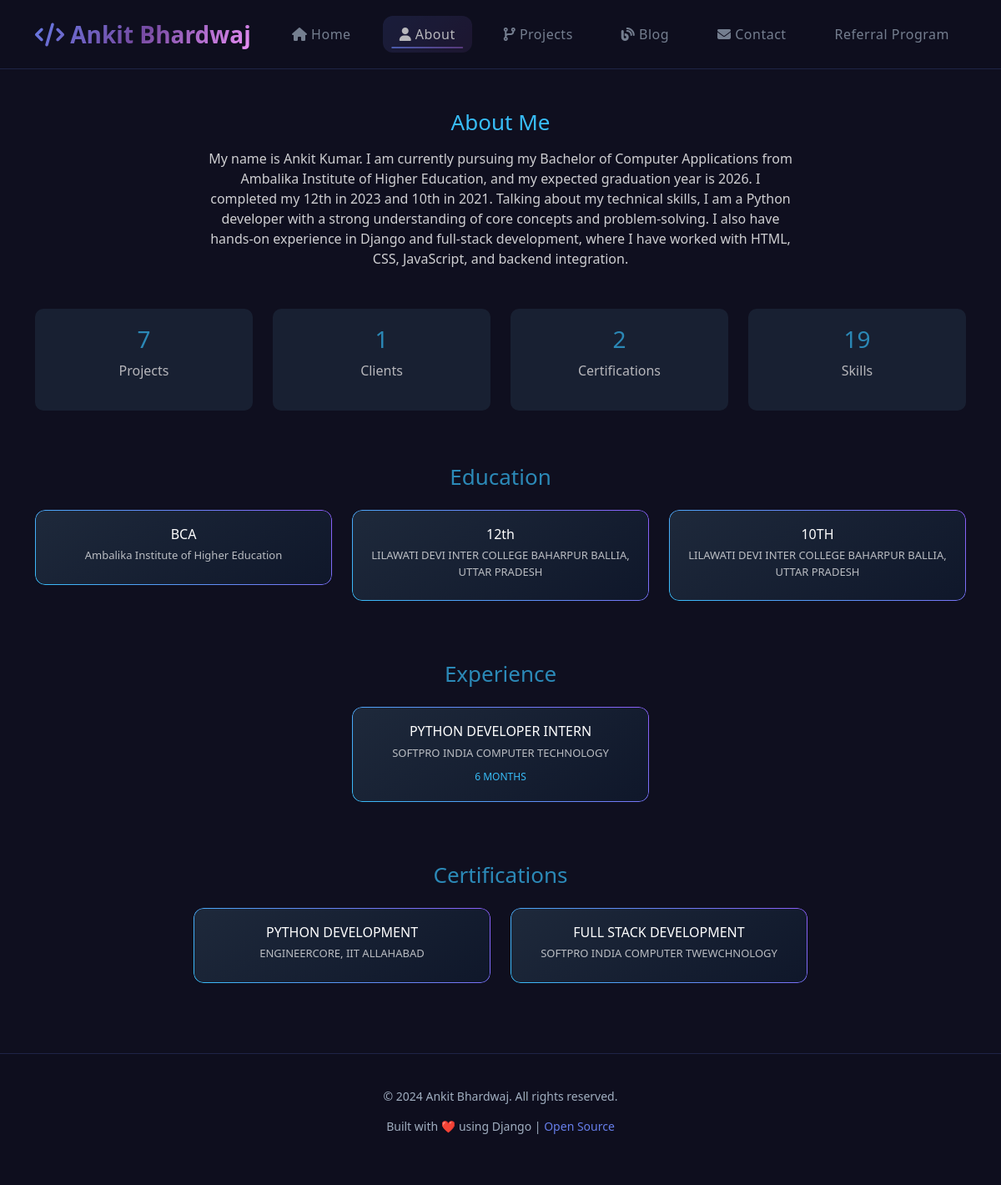
The page /about/ on the database its author committed.
### apps/my_portfolio/models.py (models this page shows, shortened)
class Profile(models.Model):
    name = models.CharField(max_length=100)
    tagline = models.CharField(max_length=200)
    bio = models.TextField()
    image = CloudinaryField('image')
    resume = CloudinaryField('resume', resource_type='raw')

class Education(models.Model):
    degree = models.CharField(max_length=200)
    institute = models.CharField(max_length=200)
    duration = models.CharField(max_length=50)
    created_at = models.DateTimeField(auto_now_add=True)

class Experience(models.Model):
    role = models.CharField(max_length=200)
    company = models.CharField(max_length=200)
    duration = models.CharField(max_length=100)
    created_at = models.DateTimeField(auto_now_add=True)

class Certification(models.Model):
    title = models.CharField(max_length=200)
    issuer = models.CharField(max_length=200)
    created_at = models.DateTimeField(auto_now_add=True)

### apps/my_portfolio/views.py (the view)
# urls.py: path('about/', about, name='about'),
def about(request):
    profile = Profile.objects.first()
    skills = Skill.objects.all()
    education = Education.objects.all()
    experience = Experience.objects.all()
    certifications = Certification.objects.all()
    clients = Client.objects.all()
    projects = Project.objects.all()
    return render(request, 'about.html', {
        'profile': profile,
        'skills': skills,
        'education': education,
        'experience': experience,
        'certifications': certifications,
        'clients': clients,
        'projects': projects
    })

### templates/about.html (shortened to what this page needs)
{% extends 'base.html' %}
{% block content %}
<div class="container mt-5">
    <div class="text-center mb-5" data-aos="fade-up">
        <h2 class="section-title">About Me</h2>
        <p class="about-text mt-3">
            {{ profile.bio }}
        </p>
    </div>
    <div class="row text-center mb-5">
        <div class="col-md-3 col-6 mb-3" data-aos="zoom-in">
            <div class="stat-card">
                <h3>{{ projects.count }}</h3>
                <p>Projects</p>
            </div>
        </div>
        <div class="col-md-3 col-6 mb-3" data-aos="zoom-in">
            <div class="stat-card">
                <h3>{{ clients.count }}</h3>
                <p>Clients</p>
            </div>
        </div>
        <div class="col-md-3 col-6 mb-3" data-aos="zoom-in">
            <div class="stat-card">
                <h3>{{ certifications.count }}</h3>
                <p>Certifications</p>
            </div>
        </div>
        <div class="col-md-3 col-6 mb-3" data-aos="zoom-in">
            <div class="stat-card">
                <h3>{{ skills.count }}</h3>
                <p>Skills</p>
            </div>
        </div>
    </div>
    <h3 class="section-title text-center mb-4">Education</h3>
    <div class="row justify-content-center">
        {% for edu in education %}
        <div class="col-md-4 mb-4" data-aos="fade-up">
            <div class="modern-card">
                <h5>{{ edu.degree }}</h5>
                <p>{{ edu.institute }}</p>
            </div>
        </div>
        {% endfor %}
    </div>
    <h3 class="section-title text-center mb-4 mt-5">Experience</h3>
    <div class="row justify-content-center">
        {% for exp in experience %}
        <div class="col-md-4 mb-4" data-aos="fade-up">
            <div class="modern-card">
                <h5>{{ exp.role }}</h5>
                <p>{{ exp.company }}</p>
                <span>{{ exp.duration }}</span>
            </div>
        </div>
        {% endfor %}
    </div>
    <h3 class="section-title text-center mb-4 mt-5">Certifications</h3>
    <div class="row justify-content-center">
        {% for cert in certifications %}
        <div class="col-md-4 mb-4" data-aos="fade-up">
            <div class="modern-card">
                <h5>{{ cert.title }}</h5>
                <p>{{ cert.issuer }}</p>
            </div>
        </div>
        {% endfor %}
    </div>
</div>
{% endblock %}

### templates/base.html (shortened to what this page needs)
{% load static %}
<!DOCTYPE html>
<html lang="en">
<head>
    <link href="https://cdn.jsdelivr.net/npm/bootstrap@5.3.0/dist/css/bootstrap.min.css" rel="stylesheet">
    <link href="https://unpkg.com/aos@2.3.4/dist/aos.css" rel="stylesheet">
    <link rel="stylesheet" href="https://cdnjs.cloudflare.com/ajax/libs/font-awesome/6.5.0/css/all.min.css">
    <link rel="stylesheet" href="https://cdn.jsdelivr.net/npm/@splidejs/splide@4/dist/css/splide.min.css">
    <link rel="stylesheet" href="{% static 'css/style.css' %}">
</head>
<body>
<nav class="navbar navbar-expand-lg custom-nav">
    <div class="container">
        <a class="navbar-brand fw-bold" href="/">
            <i class="fas fa-code"></i> {{ profile.name }}
        </a>
        <div class="collapse navbar-collapse" id="navMenu">
            <ul class="navbar-nav ms-auto text-center">
                <li class="nav-item">
                    <a href="/" class="nav-link">
                        <i class="fas fa-home"></i> Home
                    </a>
                </li>
                <li class="nav-item">
                    <a href="/about/" class="nav-link">
                        <i class="fas fa-user"></i> About
                    </a>
                </li>
                <li class="nav-item">
                    <a href="/projects/" class="nav-link">
                        <i class="fas fa-code-branch"></i> Projects
                    </a>
                </li>
                <li class="nav-item">
                    <a href="/blog/" class="nav-link">
                        <i class="fas fa-blog"></i> Blog
                    </a>
                </li>
                <li class="nav-item">
                    <a href="/contact/" class="nav-link">
                        <i class="fas fa-envelope"></i> Contact
                    </a>
                </li>
                <li class="nav-item">
    <a class="nav-link" href="{% url 'referral' %}">
        Referral Program
    </a>
</li>
            </ul>
        </div>
    </div>
</nav>
<main class="main-content">
    {% block content %}{% endblock %}
</main>
<footer class="footer">
    <div class="container">
        <div class="footer-content">
            <div class="footer-text">
                &copy; 2024 {{ profile.name }}. All rights reserved.
            </div>
            <div class="footer-text">
                Built with <span class="heart">❤️</span> using Django |
                <a href="https://github.com" target="_blank">Open Source</a>
            </div>
        </div>
    </div>
</footer>
</body>
</html>

### static/css/style.css (style rules this page uses)
:root { --bg-color: #0f172a; --card-color: #1e293b; --primary: #38bdf8; --text: #ffffff; }
body { overflow-x: hidden; }
body { background-color: var(--bg-color); color: var(--text); font-size: 16px; }
.custom-nav { background-color: #020617; padding: 12px; }
.nav-link { color: white !important; margin-left: 10px; }
.section-title { font-size: 28px; color: var(--primary); }
.text-center { font-size: 16px; opacity: 0.7; }
.modern-card { background: linear-gradient(145deg, #1e293b, #0f172a); padding: 20px; border-radius: 12px; text-align: center; transition: 0.3s; position: relative; overflow: hidden; }
.modern-card h5 { font-size: 16px; margin-bottom: 6px; color: white; }
.modern-card p { font-size: 13px; opacity: 0.7; margin-bottom: 5px; }
.modern-card span { font-size: 12px; color: #38bdf8; }
.modern-card::before { content: ''; position: absolute; inset: 0; border-radius: 12px; padding: 1px; background: linear-gradient(45deg, #38bdf8, #8b5cf6); -webkit-mask: linear-gradient(#000 0 0) content-box, linear-gradient(#000 0 0); -webkit-mask-composite: xor; mask-composite: exclude; }

### templates/base.html (style rules this page uses)
:root { --primary-gradient: linear-gradient(135deg, #667eea 0%, #764ba2 100%); --secondary-gradient: linear-gradient(135deg, #f093fb 0%, #f5576c 100%); --accent-gradient: linear-gradient(135deg, #4facfe 0%, #00f2fe 100%); --dark-bg: #0f0f1f; --card-bg: rgba(255, 255, 255, 0.05); --text-light: #ffffff; --text-gray: #a0aec0; }
body { background: var(--dark-bg); font-family: 'Poppins', 'Segoe UI', Tahoma, Geneva, Verdana, sans-serif; overflow-x: hidden; color: var(--text-light); }
.custom-nav { background: rgba(15, 15, 31, 0.95); backdrop-filter: blur(20px); padding: 15px 0; position: sticky; top: 0; z-index: 1000; transition: all 0.3s ease; border-bottom: 1px solid rgba(102, 126, 234, 0.2); }
.navbar-brand { font-size: 28px; font-weight: 800; background: linear-gradient(135deg, #667eea 0%, #764ba2 50%, #f093fb 100%); -webkit-background-clip: text; -webkit-text-fill-color: transparent; background-clip: text; transition: all 0.3s ease; position: relative; }
.navbar-nav { gap: 8px; }
.nav-link { color: var(--text-gray) !important; font-weight: 500; font-size: 16px; padding: 10px 20px !important; border-radius: 12px; transition: all 0.3s ease; position: relative; letter-spacing: 0.5px; }
.nav-link::before { content: ''; position: absolute; bottom: 5px; left: 50%; transform: translateX(-50%) scaleX(0); width: 80%; height: 2px; background: linear-gradient(135deg, #667eea, #764ba2); transition: transform 0.3s ease; border-radius: 2px; }
.nav-link.active { background: linear-gradient(135deg, rgba(102, 126, 234, 0.2), rgba(118, 75, 162, 0.2)); color: white !important; }
.nav-link.active::before { transform: translateX(-50%) scaleX(1); }
.main-content { min-height: calc(100vh - 200px); animation: fadeIn 0.5s ease-out; }
.footer { background: rgba(15, 15, 31, 0.95); backdrop-filter: blur(20px); padding: 40px 0; margin-top: 60px; border-top: 1px solid rgba(102, 126, 234, 0.2); }
.footer-content { text-align: center; }
.footer-text { color: var(--text-gray); font-size: 14px; margin-bottom: 15px; }
.footer-text a { color: #667eea; text-decoration: none; transition: color 0.3s ease; }
.heart { color: #f5576c; animation: heartbeat 1.5s ease infinite; display: inline-block; }

### templates/about.html (style rules this page uses)
.about-text { max-width: 700px; margin: auto; opacity: 0.8; }
.stat-card { background: var(--card-color); padding: 20px; border-radius: 10px; transition: 0.3s; }
.stat-card h3 { color: var(--primary); }
.section-title { font-size: 26px; }

### rows shown on the page
Profile: name "Ankit Bhardwaj", bio "My name is Ankit Kumar. I am currently pursuing my Bachelor of Computer Applications from Ambalika Institute of Higher Education, and my expected graduation year is 2026. I completed my 12th in 2023 and 10th in 2021. Talking about my technical skills, I am a Python developer with a strong understanding of core concepts and problem-solving. I also have hands-on experience in Django and full-stack development, where I have worked with HTML, CSS, JavaScript, and backend integration."
Education: degree "BCA", institute "Ambalika Institute of Higher Education"
Education: degree "12th", institute "LILAWATI DEVI INTER COLLEGE BAHARPUR BALLIA, UTTAR PRADESH"
Education: degree "10TH", institute "LILAWATI DEVI INTER COLLEGE BAHARPUR BALLIA, UTTAR PRADESH"
Experience: role "PYTHON DEVELOPER INTERN", company "SOFTPRO INDIA COMPUTER TECHNOLOGY", duration "6 MONTHS"
Certification: title "PYTHON DEVELOPMENT", issuer "ENGINEERCORE, IIT ALLAHABAD"
Certification: title "FULL STACK DEVELOPMENT", issuer "SOFTPRO INDIA COMPUTER TWEWCHNOLOGY"

### other values the page prints
{{ projects.count }} "7"
{{ clients.count }} "1"
{{ certifications.count }} "2"
{{ skills.count }} "19"
